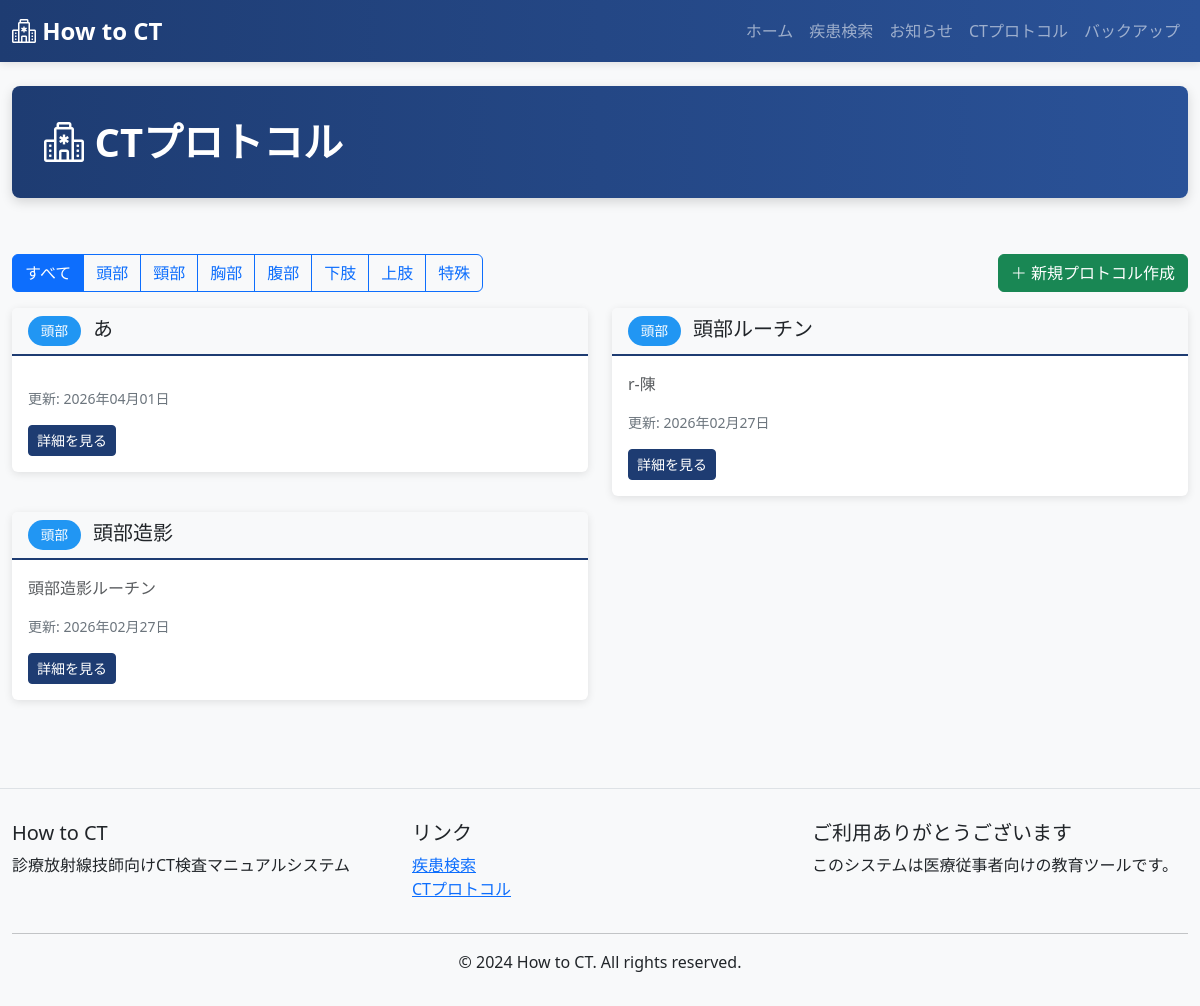
Before: /protocol/ with the older database file.
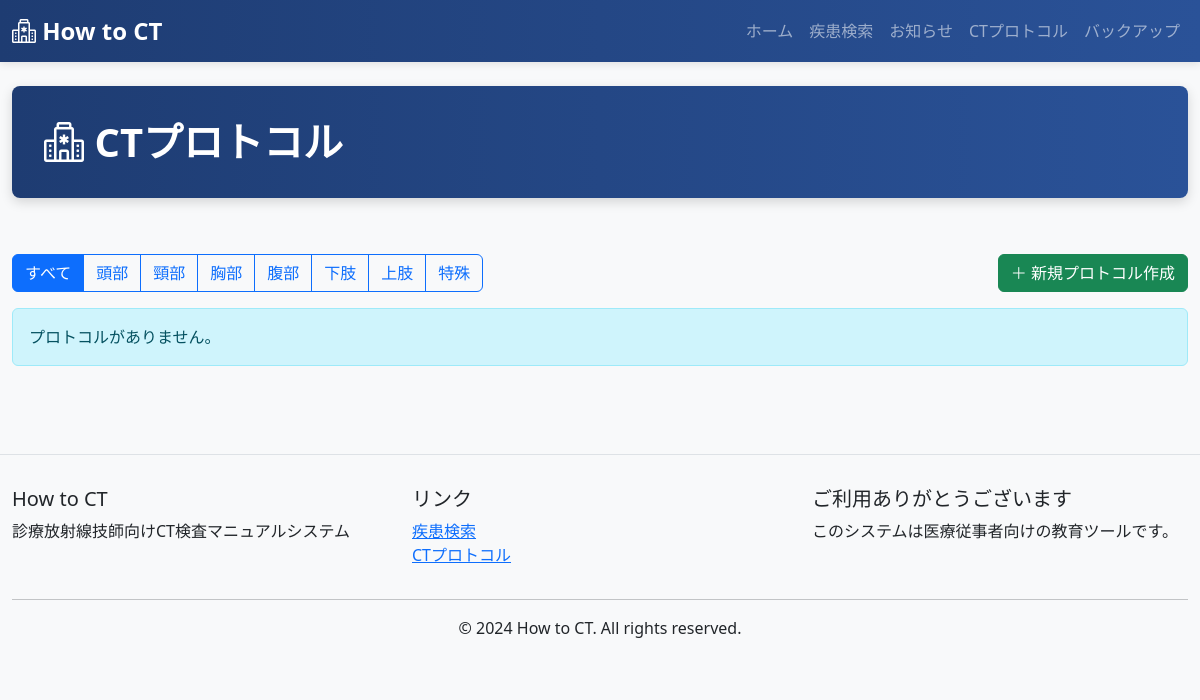
After: the same page with the newer database file.
### ct_app/models.py (models this page shows, shortened)
class Protocol(models.Model):
    CATEGORY_CHOICES = [
        ('頭部', '頭部'),
        ('頸部', '頸部'),
        ('胸部', '胸部'),
        ('腹部', '腹部'),
        ('下肢', '下肢'),
        ('上肢', '上肢'),
        ('特殊', '特殊'),
    ]
    category = models.CharField(max_length=50, choices=CATEGORY_CHOICES)
    title = models.CharField(max_length=255)
    content = models.TextField(verbose_name="概要", null=True, blank=True)
    protocol_detail = models.TextField(verbose_name="撮影詳細", null=True, blank=True)
    contrast_detail = models.TextField(verbose_name="造影詳細", null=True, blank=True)
    processing_detail = models.TextField(verbose_name="画像処理詳細", null=True, blank=True)
    protocol_img = models.ImageField(upload_to='protocol_images/', null=True, blank=True)
    created_at = models.DateTimeField(auto_now_add=True)
    updated_at = models.DateTimeField(auto_now=True)
    class Meta:
        ordering = ['category', 'title']
        verbose_name_plural = "Protocols"

### ct_app/views.py (the view)
# urls.py: path('protocol/', views.ProtocolListView.as_view(), name='protocol_list'),
class ProtocolListView(View):
    def get(self, request):
        category = request.GET.get('category', '')
        if category:
            protocols = Protocol.objects.filter(category=category)
        else:
            protocols = Protocol.objects.all()
        categories = Protocol.CATEGORY_CHOICES
        context = {
            'page_title': 'CTプロトコル',
            'protocols': protocols,
            'categories': categories,
            'selected_category': category,
        }
        return render(request, 'ct_app/protocol_list.html', context)

### ct_app/templates/ct_app/protocol_list.html (shortened to what this page needs)
{% extends 'ct_app/base.html' %}
{% block content %}
<div class="row mb-3">
    <div class="col-md-8">
        <div class="btn-group" role="group">
            <a href="{% url 'protocol_list' %}" class="btn btn-outline-primary {% if not selected_category %}active{% endif %}">
                すべて
            </a>
            {% for value, label in categories %}
            <a href="{% url 'protocol_list' %}?category={{ value }}" class="btn btn-outline-primary {% if selected_category == value %}active{% endif %}">
                {{ label }}
            </a>
            {% endfor %}
        </div>
    </div>
    <div class="col-md-4 text-end">
        <a href="{% url 'protocol_create' %}" class="btn btn-success">
            <i class="bi bi-plus-lg"></i> 新規プロトコル作成
        </a>
    </div>
</div>
<div class="row">
    {% if protocols %}
        {% for protocol in protocols %}
        <div class="col-md-6">
            <div class="card protocol-section mb-3">
                <div class="card-header">
                    <span class="protocol-badge">{{ protocol.get_category_display }}</span>
                    <h5 class="card-title mb-0 d-inline">{{ protocol.title }}</h5>
                </div>
                <div class="card-body">
                    <p class="card-text text-muted">{{ protocol.content|truncatewords:30 }}</p>
                    <p class="small text-secondary">更新: {{ protocol.updated_at|date:'Y年m月d日' }}</p>
                    <a href="{% url 'protocol_detail' protocol.pk %}" class="btn btn-primary btn-sm">
                        詳細を見る
                    </a>
                </div>
            </div>
        </div>
        {% endfor %}
    {% else %}
    <div class="col-12">
        <div class="alert alert-info">
            {% if selected_category %}
            「{{ selected_category }}」のプロトコルがありません。
            {% else %}
            プロトコルがありません。
            {% endif %}
        </div>
    </div>
    {% endif %}
</div>
{% endblock %}

Changed rows visible on the page:
removed Protocol: category "頭部", title "あ", updated_at "2026年04月01日"
removed Protocol: category "頭部", title "頭部ルーチン", content "r-陳", updated_at "2026年02月27日"
removed Protocol: category "頭部", title "頭部造影", content "頭部造影ルーチン", updated_at "2026年02月27日"
Other visible differences:
text now shown: "プロトコルがありません。"
